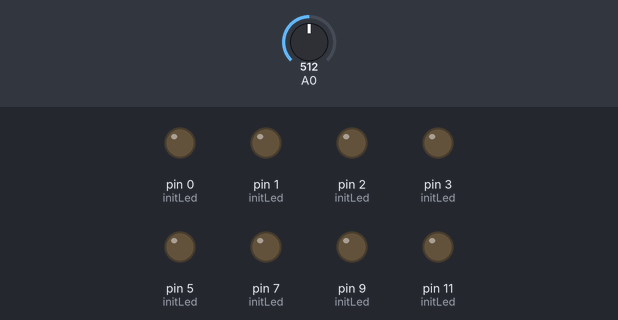
The sketch below on a simulated Arduino Leonardo, built with avr-gcc and run on an emulated ATmega32U4. Shown: output pins drawn as LEDs (lit = HIGH). Inputs (shaded band) come from the test bench; at power-on: A0 = 512.

Above: at 0.05 s.
Timing chart, 0 to 3.0 s (numbered marks = the images above):
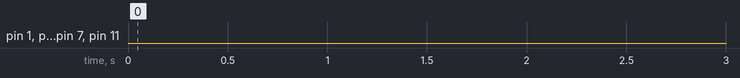

Measured:
- by itself, pin 1 (initLed), pin 3 (initLed), pin 7 (initLed), pin 11 (initLed): LOW → HIGH at 5.0 s, → LOW 0.25 s later, → HIGH 0.25 s later, → LOW 0.25 s later, … (500 changes in this stretch)

The sketch:

arduinoLeonardoStandAlone.ino
```cpp
//board: Arduino Leonardo
#include <Arduino.h>

#define LED_BUILTIN 13

static bool ledIsOn;
static uint8_t filter;
static bool filterFulfilled;

static inline void handleInput(void);
static inline void setLedOn(void);
static inline void setLedOff(void);
static inline void initLed(void);


void setup(void) {
	 ledIsOn = false;
	 filter = 0;
	 filterFulfilled = false;
}

void loop(void) {
	if(analogRead(A0) > 500){
		if(filter < 20){
			filter++;
		}
		else{
			filterFulfilled = true;
		}
	}
	else{
		filter = 0;
		filterFulfilled = false;
	}

	if(filterFulfilled){
		if(ledIsOn){
			setLedOff();
			ledIsOn = false;
		}
		else{
			setLedOn();
			ledIsOn = true;
		}
	}
	else{
		setLedOff();
		ledIsOn = false;
	}
	delay(250);
}

static inline void setLedOn(void) {
	initLed();
	digitalWrite(0, LOW);
	digitalWrite(1, HIGH);
	digitalWrite(2, LOW);
	digitalWrite(3, HIGH);
	digitalWrite(5, LOW);
	digitalWrite(7, HIGH);
	digitalWrite(9, LOW);
	digitalWrite(11, HIGH);
}

static inline void setLedOff(void) {
	initLed();
	digitalWrite(0, LOW);
	digitalWrite(1, LOW);
	digitalWrite(2, LOW);
	digitalWrite(3, LOW);
	digitalWrite(5, LOW);
	digitalWrite(7, LOW);
	digitalWrite(9, LOW);
	digitalWrite(11, LOW);
}

static inline void initLed(void) {
	pinMode(0, OUTPUT);
	pinMode(1, OUTPUT);
	pinMode(2, OUTPUT);
	pinMode(3, OUTPUT);
	pinMode(5, OUTPUT);
	pinMode(7, OUTPUT);
	pinMode(9, OUTPUT);
	pinMode(11, OUTPUT);
}
```
